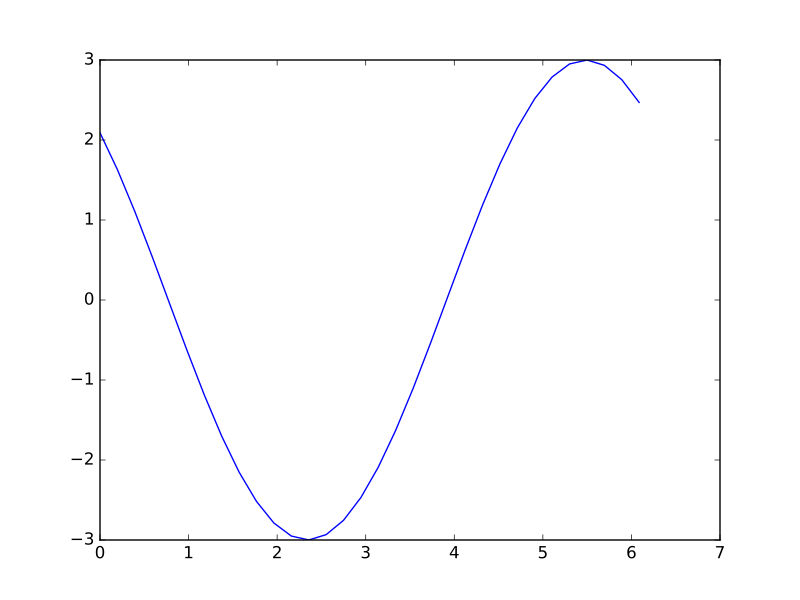

This figure's Python source:
cos_x_shifted = 3 * np.cos(t_1 + 0.8)
plt.plot(t_1, cos_x_shifted)
print('Dot product of shifted cosine with c_1', cos_x_shifted.dot(c_1))
